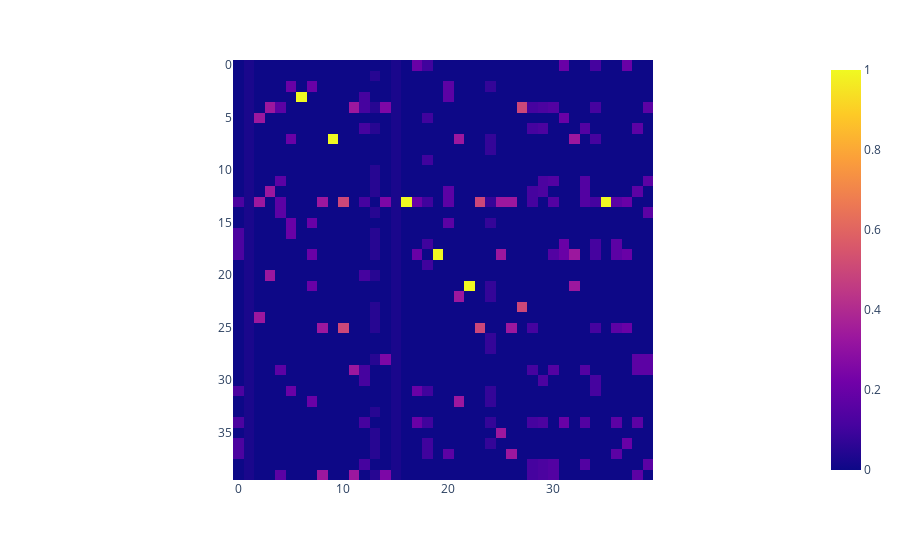

Notebook source saved alongside this figure:
### Code cell
px.imshow(M)

### Figure 1 — Plotly figure (JSON) as saved in the notebook; plotly's stock layout.template omitted (floating-point values rounded to 4 significant figures; data arrays with more than 128 entries replaced by an {"elided": "..."} marker saying what was removed)
{"data": [{"coloraxis": "coloraxis", "name": "0", "z": {"elided": "40x40 float values"}, "type": "heatmap", "xaxis": "x", "yaxis": "y", "hovertemplate": "x: %{x}<br>y: %{y}<br>color: %{z}<extra></extra>"}], "layout": {"xaxis": {"anchor": "y", "domain": [0.0, 1.0], "scaleanchor": "y", "constrain": "domain"}, "yaxis": {"anchor": "x", "domain": [0.0, 1.0], "autorange": "reversed", "constrain": "domain"}, "coloraxis": {"colorscale": [[0.0, "#0d0887"], [0.1111, "#46039f"], [0.2222, "#7201a8"], [0.3333, "#9c179e"], [0.4444, "#bd3786"], [0.5556, "#d8576b"], [0.6667, "#ed7953"], [0.7778, "#fb9f3a"], [0.8889, "#fdca26"], [1.0, "#f0f921"]]}, "margin": {"t": 60}}}
